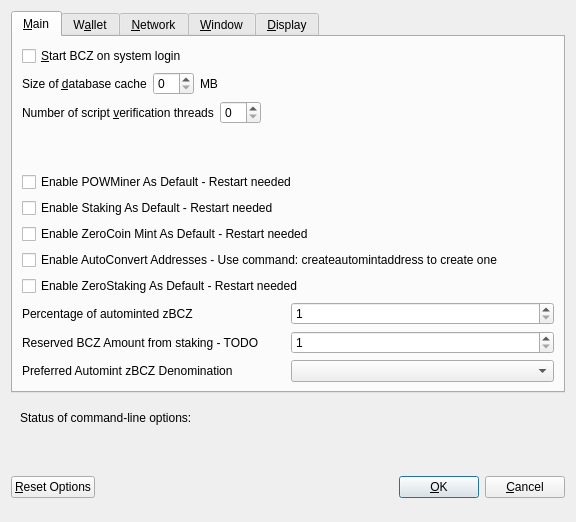
<?xml version="1.0" encoding="UTF-8"?>
<ui version="4.0">
 <class>OptionsDialog</class>
 <widget class="QDialog" name="OptionsDialog">
  <property name="geometry">
   <rect>
    <x>0</x>
    <y>0</y>
    <width>576</width>
    <height>522</height>
   </rect>
  </property>
  <property name="windowTitle">
   <string>Options</string>
  </property>
  <property name="modal">
   <bool>true</bool>
  </property>
  <layout class="QVBoxLayout" name="verticalLayout">
   <item>
    <widget class="QTabWidget" name="tabWidget">
     <property name="currentIndex">
      <number>0</number>
     </property>
     <widget class="QWidget" name="tabMain">
      <attribute name="title">
       <string>&amp;Main</string>
      </attribute>
      <layout class="QVBoxLayout" name="verticalLayout_Main">
       <item>
        <widget class="QCheckBox" name="bitcoinAtStartup">
         <property name="toolTip">
          <string>Automatically start BCZ after logging in to the system.</string>
         </property>
         <property name="text">
          <string>&amp;Start BCZ on system login</string>
         </property>
         <property name="checked">
          <bool>false</bool>
         </property>
        </widget>
       </item>
       <item>
        <layout class="QHBoxLayout" name="horizontalLayout_2_Main">
         <item>
          <widget class="QLabel" name="databaseCacheLabel">
           <property name="text">
            <string>Size of &amp;database cache</string>
           </property>
           <property name="textFormat">
            <enum>Qt::PlainText</enum>
           </property>
           <property name="buddy">
            <cstring>databaseCache</cstring>
           </property>
          </widget>
         </item>
         <item>
          <widget class="QSpinBox" name="databaseCache"/>
         </item>
         <item>
          <widget class="QLabel" name="databaseCacheUnitLabel">
           <property name="text">
            <string>MB</string>
           </property>
           <property name="textFormat">
            <enum>Qt::PlainText</enum>
           </property>
          </widget>
         </item>
         <item>
          <spacer name="horizontalSpacer_2_Main">
           <property name="orientation">
            <enum>Qt::Horizontal</enum>
           </property>
           <property name="sizeHint" stdset="0">
            <size>
             <width>40</width>
             <height>20</height>
            </size>
           </property>
          </spacer>
         </item>
        </layout>
       </item>
       <item>
        <layout class="QHBoxLayout" name="horizontalLayout_3_Main">
         <item>
          <widget class="QLabel" name="threadsScriptVerifLabel">
           <property name="text">
            <string>Number of script &amp;verification threads</string>
           </property>
           <property name="textFormat">
            <enum>Qt::PlainText</enum>
           </property>
           <property name="buddy">
            <cstring>threadsScriptVerif</cstring>
           </property>
          </widget>
         </item>
         <item>
          <widget class="QSpinBox" name="threadsScriptVerif">
           <property name="toolTip">
            <string>(0 = auto, &lt;0 = leave that many cores free)</string>
           </property>
          </widget>
         </item>
         <item>
          <spacer name="horizontalSpacer_3_Main">
           <property name="orientation">
            <enum>Qt::Horizontal</enum>
           </property>
           <property name="sizeHint" stdset="0">
            <size>
             <width>40</width>
             <height>20</height>
            </size>
           </property>
          </spacer>
         </item>
        </layout>
       </item>
       <item>
        <spacer name="verticalSpacer_2">
         <property name="orientation">
          <enum>Qt::Vertical</enum>
         </property>
         <property name="sizeHint" stdset="0">
          <size>
           <width>20</width>
           <height>40</height>
          </size>
         </property>
        </spacer>
       </item>
       <item>
        <widget class="QCheckBox" name="checkBoxPOWMinerEnable">
         <property name="toolTip">
          <string>Enable automatic POWMiner</string>
         </property>
         <property name="layoutDirection">
          <enum>Qt::LeftToRight</enum>
         </property>
         <property name="text">
          <string>Enable POWMiner As Default - Restart needed</string>
         </property>
         <property name="checked">
          <bool>false</bool>
         </property>
        </widget>
       </item>
       <item>
        <widget class="QCheckBox" name="checkBoxStakingEnable">
         <property name="toolTip">
          <string>Enable automatic Staking of BCZ</string>
         </property>
         <property name="layoutDirection">
          <enum>Qt::LeftToRight</enum>
         </property>
         <property name="text">
          <string>Enable Staking As Default - Restart needed</string>
         </property>
         <property name="checked">
          <bool>false</bool>
         </property>
        </widget>
       </item>
       <item>
        <widget class="QCheckBox" name="checkBoxZeromintEnable">
         <property name="toolTip">
          <string>Enable automatic minting of BCZ units to zBCZ</string>
         </property>
         <property name="layoutDirection">
          <enum>Qt::LeftToRight</enum>
         </property>
         <property name="text">
          <string>Enable ZeroCoin Mint As Default - Restart needed</string>
         </property>
         <property name="checked">
          <bool>false</bool>
         </property>
        </widget>
       </item>
       <item>
        <widget class="QCheckBox" name="checkBoxZeromintAddresses">
         <property name="toolTip">
          <string>Enable automatic zBCZ AutoConverting from specific addresses</string>
         </property>
         <property name="layoutDirection">
          <enum>Qt::LeftToRight</enum>
         </property>
         <property name="text">
          <string>Enable AutoConvert Addresses - Use command: createautomintaddress to create one</string>
         </property>
         <property name="checked">
          <bool>false</bool>
         </property>
        </widget>
       </item>
       <item>
        <widget class="QCheckBox" name="checkBoxZbczstakeEnable">
         <property name="toolTip">
          <string>Enable automatic Staking of zBCZ</string>
         </property>
         <property name="layoutDirection">
          <enum>Qt::LeftToRight</enum>
         </property>
         <property name="text">
          <string>Enable ZeroStaking As Default - Restart needed</string>
         </property>
         <property name="checked">
          <bool>false</bool>
         </property>
        </widget>
       </item>
       <item>
        <layout class="QHBoxLayout" name="horizontalLayout_3">
         <item>
          <widget class="QLabel" name="percentage_label">
           <property name="toolTip">
            <string>Percentage of incoming BCZ which get automatically converted to zBCZ via Zerocoin Protocol (min: 10%)</string>
           </property>
           <property name="text">
            <string>Percentage of autominted zBCZ</string>
           </property>
          </widget>
         </item>
         <item>
          <widget class="QSpinBox" name="zeromintPercentage">
           <property name="minimum">
            <number>1</number>
           </property>
           <property name="maximum">
            <number>100</number>
           </property>
          </widget>
         </item>
        </layout>
       </item>
       <item>
        <layout class="QHBoxLayout" name="horizontalLayout_31">
         <item>
          <widget class="QLabel" name="reservebalance_label">
           <property name="toolTip">
            <string>Amount of BCZ which are kept safe from staking</string>
           </property>
           <property name="text">
            <string>Reserved BCZ Amount from staking - TODO</string>
           </property>
          </widget>
         </item>
         <item>
          <widget class="QSpinBox" name="reservebalance">
           <property name="minimum">
            <number>1</number>
           </property>
           <property name="maximum">
            <number>9999999</number>
           </property>
          </widget>
         </item>
        </layout>
       </item>
       <item>
        <layout class="QHBoxLayout" name="horizontalLayout" stretch="0,0">
         <property name="sizeConstraint">
          <enum>QLayout::SetFixedSize</enum>
         </property>
         <item>
          <widget class="QLabel" name="labelPreferredDenom">
           <property name="maximumSize">
            <size>
             <width>16777215</width>
             <height>16777215</height>
            </size>
           </property>
           <property name="toolTip">
            <string>Wait with automatic conversion to Zerocoin until enough BCZ for this denomination is available</string>
           </property>
           <property name="text">
            <string>Preferred Automint zBCZ Denomination</string>
           </property>
          </widget>
         </item>
         <item>
          <widget class="QComboBox" name="preferredDenom">
           <property name="maximumSize">
            <size>
             <width>16777215</width>
             <height>27</height>
            </size>
           </property>
           <property name="toolTip">
            <string>Wait with automatic conversion to Zerocoin until enough BCZ for this denomination is available</string>
           </property>
           <property name="maxVisibleItems">
            <number>9</number>
           </property>
           <property name="maxCount">
            <number>9</number>
           </property>
          </widget>
         </item>
        </layout>
       </item>
      </layout>
     </widget>
     <widget class="QWidget" name="tabWallet">
      <attribute name="title">
       <string>W&amp;allet</string>
      </attribute>
      <layout class="QVBoxLayout" name="verticalLayout_Wallet">
       <item>
        <layout class="QHBoxLayout" name="horizontalLayout_2_Wallet">
         <item>
          <widget class="QLabel" name="labelStakeSplitThresholdText">
           <property name="text">
            <string>Stake split threshold:</string>
           </property>
          </widget>
         </item>
         <item>
          <widget class="QSpinBox" name="spinBoxStakeSplitThreshold">
           <property name="minimum">
            <number>1</number>
           </property>
           <property name="maximum">
            <number>999999</number>
           </property>
          </widget>
         </item>
        </layout>
       </item>
       <item>
        <widget class="QGroupBox" name="groupBox">
         <property name="title">
          <string>Expert</string>
         </property>
         <layout class="QVBoxLayout" name="verticalLayout_2">
          <item>
           <widget class="QCheckBox" name="coinControlFeatures">
            <property name="toolTip">
             <string>Whether to show coin control features or not.</string>
            </property>
            <property name="text">
             <string>Enable coin &amp;control features</string>
            </property>
            <property name="checked">
             <bool>true</bool>
            </property>
           </widget>
          </item>
          <item>
           <widget class="QCheckBox" name="showMasternodesTab">
            <property name="toolTip">
             <string>Show additional tab listing all your masternodes in first sub-tab&lt;br/&gt;and all masternodes on the network in second sub-tab.</string>
            </property>
            <property name="text">
             <string>Show Masternodes Tab</string>
            </property>
            <property name="checked">
             <bool>true</bool>
            </property>
           </widget>
          </item>
          <item>
           <widget class="QCheckBox" name="spendZeroConfChange">
            <property name="toolTip">
             <string>If you disable the spending of unconfirmed change, the change from a transaction&lt;br/&gt;cannot be used until that transaction has at least one confirmation.&lt;br/&gt;This also affects how your balance is computed.</string>
            </property>
            <property name="text">
             <string>&amp;Spend unconfirmed change</string>
            </property>
            <property name="checked">
             <bool>false</bool>
            </property>
           </widget>
          </item>
         </layout>
        </widget>
       </item>
       <item>
        <spacer name="verticalSpacer_Wallet">
         <property name="orientation">
          <enum>Qt::Vertical</enum>
         </property>
         <property name="sizeHint" stdset="0">
          <size>
           <width>20</width>
           <height>40</height>
          </size>
         </property>
        </spacer>
       </item>
      </layout>
     </widget>
     <widget class="QWidget" name="tabNetwork">
      <attribute name="title">
       <string>&amp;Network</string>
      </attribute>
      <layout class="QVBoxLayout" name="verticalLayout_Network">
       <item>
        <widget class="QCheckBox" name="mapPortUpnp">
         <property name="toolTip">
          <string>Automatically open the BCZ client port on the router. This only works when your router supports UPnP and it is enabled.</string>
         </property>
         <property name="text">
          <string>Map port using &amp;UPnP</string>
         </property>
         <property name="checked">
          <bool>false</bool>
         </property>
        </widget>
       </item>
       <item>
        <widget class="QCheckBox" name="allowIncoming">
         <property name="toolTip">
          <string>Accept connections from outside</string>
         </property>
         <property name="text">
          <string>Allow incoming connections</string>
         </property>
         <property name="checked">
          <bool>true</bool>
         </property>
        </widget>
       </item>
       <item>
        <widget class="QCheckBox" name="connectSocks">
         <property name="toolTip">
          <string>Connect to the BCZ network through a SOCKS5 proxy.</string>
         </property>
         <property name="text">
          <string>&amp;Connect through SOCKS5 proxy (default proxy):</string>
         </property>
         <property name="checked">
          <bool>false</bool>
         </property>
        </widget>
       </item>
       <item>
        <layout class="QHBoxLayout" name="horizontalLayout_1_Network">
         <item>
          <widget class="QLabel" name="proxyIpLabel">
           <property name="text">
            <string>Proxy &amp;IP:</string>
           </property>
           <property name="textFormat">
            <enum>Qt::PlainText</enum>
           </property>
           <property name="buddy">
            <cstring>proxyIp</cstring>
           </property>
          </widget>
         </item>
         <item>
          <widget class="QValidatedLineEdit" name="proxyIp">
           <property name="minimumSize">
            <size>
             <width>140</width>
             <height>0</height>
            </size>
           </property>
           <property name="maximumSize">
            <size>
             <width>140</width>
             <height>16777215</height>
            </size>
           </property>
           <property name="toolTip">
            <string>IP address of the proxy (e.g. IPv4: 127.0.0.1 / IPv6: ::1)</string>
           </property>
          </widget>
         </item>
         <item>
          <widget class="QLabel" name="proxyPortLabel">
           <property name="text">
            <string>&amp;Port:</string>
           </property>
           <property name="textFormat">
            <enum>Qt::PlainText</enum>
           </property>
           <property name="buddy">
            <cstring>proxyPort</cstring>
           </property>
          </widget>
         </item>
         <item>
          <widget class="QLineEdit" name="proxyPort">
           <property name="minimumSize">
            <size>
             <width>55</width>
             <height>0</height>
            </size>
           </property>
           <property name="maximumSize">
            <size>
             <width>55</width>
             <height>16777215</height>
            </size>
           </property>
           <property name="toolTip">
            <string>Port of the proxy (e.g. 9050)</string>
           </property>
          </widget>
         </item>
         <item>
          <spacer name="horizontalSpacer_1_Network">
           <property name="orientation">
            <enum>Qt::Horizontal</enum>
           </property>
           <property name="sizeHint" stdset="0">
            <size>
             <width>40</width>
             <height>20</height>
            </size>
           </property>
          </spacer>
         </item>
        </layout>
       </item>
       <item>
        <spacer name="verticalSpacer_Network">
         <property name="orientation">
          <enum>Qt::Vertical</enum>
         </property>
         <property name="sizeHint" stdset="0">
          <size>
           <width>20</width>
           <height>40</height>
          </size>
         </property>
        </spacer>
       </item>
      </layout>
     </widget>
     <widget class="QWidget" name="tabWindow">
      <attribute name="title">
       <string>&amp;Window</string>
      </attribute>
      <layout class="QVBoxLayout" name="verticalLayout_Window">
       <item>
        <widget class="QCheckBox" name="minimizeToTray">
         <property name="toolTip">
          <string>Show only a tray icon after minimizing the window.</string>
         </property>
         <property name="text">
          <string>&amp;Minimize to the tray instead of the taskbar</string>
         </property>
         <property name="checked">
          <bool>false</bool>
         </property>
        </widget>
       </item>
       <item>
        <widget class="QCheckBox" name="minimizeOnClose">
         <property name="toolTip">
          <string>Minimize instead of exit the application when the window is closed. When this option is enabled, the application will be closed only after selecting Quit in the menu.</string>
         </property>
         <property name="text">
          <string>M&amp;inimize on close</string>
         </property>
         <property name="checked">
          <bool>false</bool>
         </property>
        </widget>
       </item>
       <item>
        <spacer name="verticalSpacer_Window">
         <property name="orientation">
          <enum>Qt::Vertical</enum>
         </property>
         <property name="sizeHint" stdset="0">
          <size>
           <width>20</width>
           <height>40</height>
          </size>
         </property>
        </spacer>
       </item>
      </layout>
     </widget>
     <widget class="QWidget" name="tabDisplay">
      <attribute name="title">
       <string>&amp;Display</string>
      </attribute>
      <layout class="QVBoxLayout" name="verticalLayout_Display">
       <item>
        <layout class="QHBoxLayout" name="horizontalLayout_1_Display">
         <item>
          <widget class="QLabel" name="langLabel">
           <property name="text">
            <string>User Interface &amp;language:</string>
           </property>
           <property name="textFormat">
            <enum>Qt::PlainText</enum>
           </property>
           <property name="buddy">
            <cstring>lang</cstring>
           </property>
          </widget>
         </item>
         <item>
          <widget class="QValueComboBox" name="lang">
           <property name="toolTip">
            <string>The user interface language can be set here. This setting will take effect after restarting BCZ.</string>
           </property>
          </widget>
         </item>
        </layout>
       </item>
       <item>
        <widget class="QLabel" name="label_3">
         <property name="toolTip">
          <string notr="true"/>
         </property>
         <property name="statusTip">
          <string notr="true"/>
         </property>
         <property name="whatsThis">
          <string notr="true"/>
         </property>
         <property name="accessibleName">
          <string notr="true"/>
         </property>
         <property name="text">
          <string>Language missing or translation incomplete? Help contributing translations here:
https://www.transifex.com/BitcoinCZ/BCZ-project-translations</string>
         </property>
         <property name="wordWrap">
          <bool>true</bool>
         </property>
         <property name="openExternalLinks">
          <bool>true</bool>
         </property>
         <property name="textInteractionFlags">
          <set>Qt::TextBrowserInteraction</set>
         </property>
        </widget>
       </item>
       <item>
        <layout class="QHBoxLayout" name="horizontalLayout_2_Display" stretch="0,0">
         <item>
          <widget class="QLabel" name="themeLabel">
           <property name="text">
            <string>User Interface Theme:</string>
           </property>
          </widget>
         </item>
         <item>
          <widget class="QValueComboBox" name="theme"/>
         </item>
        </layout>
       </item>
       <item>
        <widget class="Line" name="line">
         <property name="orientation">
          <enum>Qt::Horizontal</enum>
         </property>
        </widget>
       </item>
       <item>
        <layout class="QHBoxLayout" name="horizontalLayout_3_Display">
         <item>
          <widget class="QLabel" name="unitLabel">
           <property name="text">
            <string>&amp;Unit to show amounts in:</string>
           </property>
           <property name="textFormat">
            <enum>Qt::PlainText</enum>
           </property>
           <property name="buddy">
            <cstring>unit</cstring>
           </property>
          </widget>
         </item>
         <item>
          <widget class="QValueComboBox" name="unit">
           <property name="toolTip">
            <string>Choose the default subdivision unit to show in the interface and when sending coins.</string>
           </property>
          </widget>
         </item>
        </layout>
       </item>
       <item>
        <layout class="QHBoxLayout" name="horizontalLayout_4_Display">
         <item>
          <widget class="QLabel" name="digitsLabel">
           <property name="text">
            <string>Decimal digits</string>
           </property>
          </widget>
         </item>
         <item>
          <widget class="QValueComboBox" name="digits"/>
         </item>
        </layout>
       </item>
       <item>
        <layout class="QHBoxLayout" name="horizontalLayout_5_Display">
         <item>
          <widget class="QCheckBox" name="checkBoxHideZeroBalances">
           <property name="toolTip">
            <string>Hide empty balances</string>
           </property>
           <property name="layoutDirection">
            <enum>Qt::LeftToRight</enum>
           </property>
           <property name="text">
            <string>Show Watch Only</string>
           </property>
           <property name="checked">
            <bool>false</bool>
           </property>
          </widget>
         </item>
         <item>
          <widget class="QCheckBox" name="checkBoxHideOrphans">
           <property name="toolTip">
            <string>Hide orphan stakes in transaction lists</string>
           </property>
           <property name="text">
            <string>Hide orphan stakes</string>
           </property>
           <property name="checked">
            <bool>false</bool>
           </property>
          </widget>
         </item>
         <item>
          <spacer name="horizontalSpacer">
           <property name="orientation">
            <enum>Qt::Horizontal</enum>
           </property>
           <property name="sizeHint" stdset="0">
            <size>
             <width>40</width>
             <height>20</height>
            </size>
           </property>
          </spacer>
         </item>
        </layout>
       </item>
       <item>
        <layout class="QHBoxLayout" name="horizontalLayout_6_Display">
         <item>
          <widget class="QLabel" name="thirdPartyTxUrlsLabel">
           <property name="toolTip">
            <string>Third party URLs (e.g. a block explorer) that appear in the transactions tab as context menu items. %s in the URL is replaced by transaction hash. Multiple URLs are separated by vertical bar |.</string>
           </property>
           <property name="text">
            <string>Third party transaction URLs</string>
           </property>
           <property name="buddy">
            <cstring>thirdPartyTxUrls</cstring>
           </property>
          </widget>
         </item>
         <item>
          <widget class="QLineEdit" name="thirdPartyTxUrls">
           <property name="toolTip">
            <string>Third party URLs (e.g. a block explorer) that appear in the transactions tab as context menu items. %s in the URL is replaced by transaction hash. Multiple URLs are separated by vertical bar |.</string>
           </property>
          </widget>
         </item>
        </layout>
       </item>
       <item>
        <spacer name="verticalSpacer">
         <property name="orientation">
          <enum>Qt::Vertical</enum>
         </property>
         <property name="sizeHint" stdset="0">
          <size>
           <width>20</width>
           <height>40</height>
          </size>
         </property>
        </spacer>
       </item>
      </layout>
     </widget>
    </widget>
   </item>
   <item>
    <widget class="QFrame" name="frame">
     <layout class="QVBoxLayout" name="verticalLayout_Bottom">
      <item>
       <layout class="QHBoxLayout" name="horizontalLayout_Bottom">
        <item>
         <widget class="QLabel" name="overriddenByCommandLineInfoLabel">
          <property name="text">
           <string>Status of command-line options:</string>
          </property>
          <property name="textFormat">
           <enum>Qt::PlainText</enum>
          </property>
         </widget>
        </item>
        <item>
         <spacer name="horizontalSpacer_Bottom">
          <property name="orientation">
           <enum>Qt::Horizontal</enum>
          </property>
          <property name="sizeHint" stdset="0">
           <size>
            <width>40</width>
            <height>20</height>
           </size>
          </property>
         </spacer>
        </item>
       </layout>
      </item>
      <item>
       <widget class="QLabel" name="overriddenByCommandLineLabel">
        <property name="text">
         <string/>
        </property>
        <property name="textFormat">
         <enum>Qt::PlainText</enum>
        </property>
        <property name="wordWrap">
         <bool>true</bool>
        </property>
       </widget>
      </item>
     </layout>
    </widget>
   </item>
   <item>
    <layout class="QHBoxLayout" name="horizontalLayout_Buttons">
     <item>
      <widget class="QPushButton" name="resetButton">
       <property name="toolTip">
        <string>Reset all client options to default.</string>
       </property>
       <property name="text">
        <string>&amp;Reset Options</string>
       </property>
       <property name="autoDefault">
        <bool>false</bool>
       </property>
      </widget>
     </item>
     <item>
      <spacer name="horizontalSpacer_1">
       <property name="orientation">
        <enum>Qt::Horizontal</enum>
       </property>
       <property name="sizeHint" stdset="0">
        <size>
         <width>40</width>
         <height>48</height>
        </size>
       </property>
      </spacer>
     </item>
     <item>
      <widget class="QLabel" name="statusLabel">
       <property name="minimumSize">
        <size>
         <width>200</width>
         <height>0</height>
        </size>
       </property>
       <property name="font">
        <font>
         <weight>75</weight>
         <bold>true</bold>
        </font>
       </property>
       <property name="text">
        <string/>
       </property>
       <property name="textFormat">
        <enum>Qt::PlainText</enum>
       </property>
       <property name="wordWrap">
        <bool>true</bool>
       </property>
      </widget>
     </item>
     <item>
      <spacer name="horizontalSpacer_2">
       <property name="orientation">
        <enum>Qt::Horizontal</enum>
       </property>
       <property name="sizeHint" stdset="0">
        <size>
         <width>40</width>
         <height>48</height>
        </size>
       </property>
      </spacer>
     </item>
     <item>
      <widget class="QPushButton" name="okButton">
       <property name="text">
        <string>&amp;OK</string>
       </property>
       <property name="autoDefault">
        <bool>false</bool>
       </property>
       <property name="default">
        <bool>true</bool>
       </property>
      </widget>
     </item>
     <item>
      <widget class="QPushButton" name="cancelButton">
       <property name="text">
        <string>&amp;Cancel</string>
       </property>
       <property name="autoDefault">
        <bool>false</bool>
       </property>
      </widget>
     </item>
    </layout>
   </item>
  </layout>
 </widget>
 <customwidgets>
  <customwidget>
   <class>QValidatedLineEdit</class>
   <extends>QLineEdit</extends>
   <header>qvalidatedlineedit.h</header>
  </customwidget>
  <customwidget>
   <class>QValueComboBox</class>
   <extends>QComboBox</extends>
   <header>qvaluecombobox.h</header>
  </customwidget>
 </customwidgets>
 <resources/>
 <connections/>
</ui>
